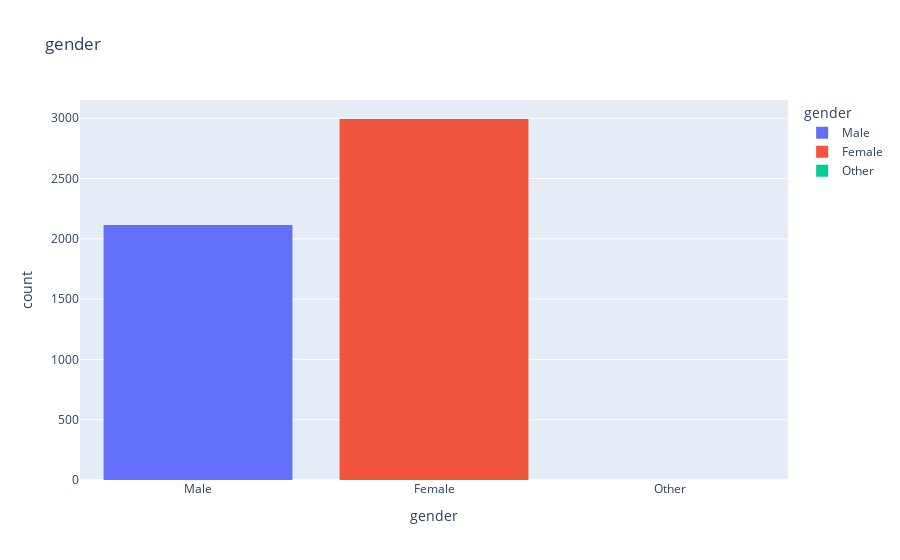
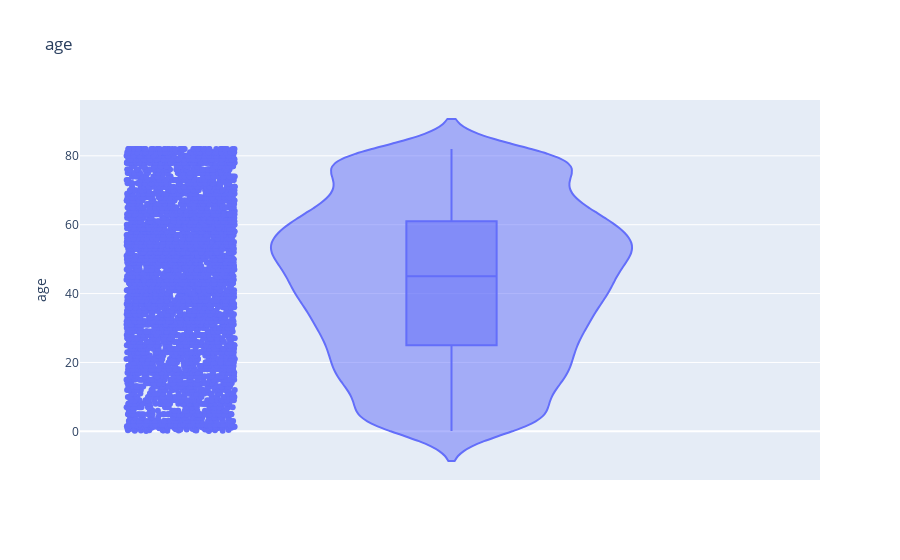
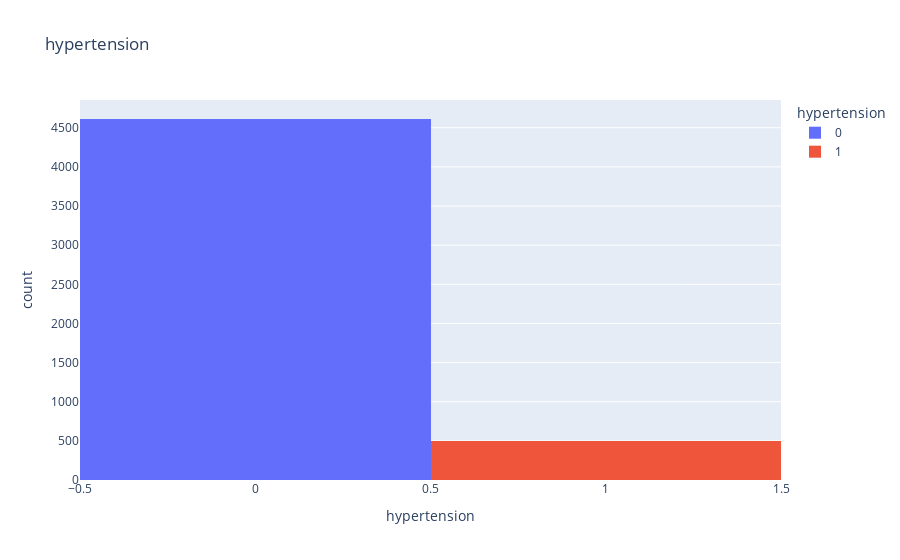
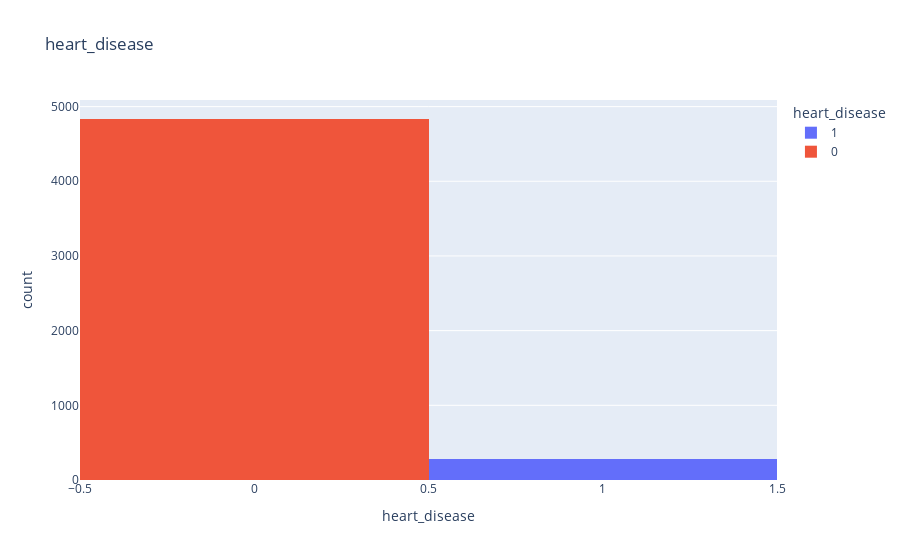

Source (notebook cell) for these figures, in order:
### Markdown cell above
### 2.1 Solution: Violin plots and histograms 

Consider you dataframe columns that are not the outcome variable. How are the measurements distributed? 

To study the distributions we want to make **violin plots** of variables, i.e. data columns, that are numeric and **histograms** of the variables that are strings/categorical. 

You can start by figuring out how to make a plot of the data in one column. Once you have that, make one plot for each column that is numeric or a string (except the outcome). This is a repetitive task, so it is ideally suited for a loop. 

When we plot in a loop, the next plot will overwrite the previous one. To avoid that, we will save the plots in a list. 

**Pro version**: Some columns are not actually predictors, such as a the ID column. You can identify these columns i.e. by seeing that each of their values is unique (this would be very unlikely for a measured variable). Skip them when making the plots.

### Code cell
plots = [] # Create an empty list to save all the plots

for column in data.columns: # for loop to iterate through all the columns
    if column == "id": # the id column is not necessary to plot since it is all unique values per row
        continue # the continue statement will skip the iteration and go to the next column
    elif data[column].dtype == 'int64' or data[column].dtype == 'float64': # by using the dtype method we can check the type of the column. If it is numeric, do a violin plot
        fig = px.violin(data, y=column, title = column, # make a violin plot with boxplot in the middle and show all data points. Also, add a title with the name of the variable
                        box = True, points = "all")
    else:
        fig = px.histogram(data, x=column, title = column, color = column) # make a histogram plot. Also, add a title with the name of the variable and separate by the different values
    plots.append(fig)
        

for fig in plots:
    fig.show()

### Figure 1 — Plotly figure (JSON) as saved in the notebook; plotly's stock layout.template omitted (floating-point values rounded to 4 significant figures; data arrays with more than 128 entries replaced by an {"elided": "..."} marker saying what was removed)
{"data": [{"alignmentgroup": "True", "bingroup": "x", "hovertemplate": "gender=%{x}<br>count=%{y}<extra></extra>", "legendgroup": "Male", "marker": {"color": "#636efa", "pattern": {"shape": ""}}, "name": "Male", "offsetgroup": "Male", "orientation": "v", "showlegend": true, "type": "histogram", "x": {"elided": "2115 str values"}, "xaxis": "x", "yaxis": "y"}, {"alignmentgroup": "True", "bingroup": "x", "hovertemplate": "gender=%{x}<br>count=%{y}<extra></extra>", "legendgroup": "Female", "marker": {"color": "#EF553B", "pattern": {"shape": ""}}, "name": "Female", "offsetgroup": "Female", "orientation": "v", "showlegend": true, "type": "histogram", "x": {"elided": "2994 str values"}, "xaxis": "x", "yaxis": "y"}, {"alignmentgroup": "True", "bingroup": "x", "hovertemplate": "gender=%{x}<br>count=%{y}<extra></extra>", "legendgroup": "Other", "marker": {"color": "#00cc96", "pattern": {"shape": ""}}, "name": "Other", "offsetgroup": "Other", "orientation": "v", "showlegend": true, "type": "histogram", "x": ["Other"], "xaxis": "x", "yaxis": "y"}], "layout": {"barmode": "relative", "legend": {"title": {"text": "gender"}, "tracegroupgap": 0}, "title": {"text": "gender"}, "xaxis": {"anchor": "y", "categoryarray": ["Male", "Female", "Other"], "categoryorder": "array", "domain": [0, 1], "title": {"text": "gender"}}, "yaxis": {"anchor": "x", "domain": [0, 1], "title": {"text": "count"}}}}

### Figure 2 — Plotly figure (JSON) as saved in the notebook; plotly's stock layout.template omitted (floating-point values rounded to 4 significant figures; data arrays with more than 128 entries replaced by an {"elided": "..."} marker saying what was removed)
{"data": [{"alignmentgroup": "True", "box": {"visible": true}, "hovertemplate": "age=%{y}<extra></extra>", "legendgroup": "", "marker": {"color": "#636efa"}, "name": "", "offsetgroup": "", "orientation": "v", "points": "all", "scalegroup": "True", "showlegend": false, "type": "violin", "x0": " ", "xaxis": "x", "y": {"elided": "5110 float values"}, "y0": " ", "yaxis": "y"}], "layout": {"legend": {"tracegroupgap": 0}, "title": {"text": "age"}, "violinmode": "group", "xaxis": {"anchor": "y", "domain": [0, 1]}, "yaxis": {"anchor": "x", "domain": [0, 1], "title": {"text": "age"}}}}

### Figure 3 — Plotly figure (JSON) as saved in the notebook; plotly's stock layout.template omitted (floating-point values rounded to 4 significant figures; data arrays with more than 128 entries replaced by an {"elided": "..."} marker saying what was removed)
{"data": [{"alignmentgroup": "True", "bingroup": "x", "hovertemplate": "hypertension=%{x}<br>count=%{y}<extra></extra>", "legendgroup": "0", "marker": {"color": "#636efa", "pattern": {"shape": ""}}, "name": "0", "offsetgroup": "0", "orientation": "v", "showlegend": true, "type": "histogram", "x": {"elided": "4612 int values"}, "xaxis": "x", "yaxis": "y"}, {"alignmentgroup": "True", "bingroup": "x", "hovertemplate": "hypertension=%{x}<br>count=%{y}<extra></extra>", "legendgroup": "1", "marker": {"color": "#EF553B", "pattern": {"shape": ""}}, "name": "1", "offsetgroup": "1", "orientation": "v", "showlegend": true, "type": "histogram", "x": {"elided": "498 int values"}, "xaxis": "x", "yaxis": "y"}], "layout": {"barmode": "relative", "legend": {"title": {"text": "hypertension"}, "tracegroupgap": 0}, "title": {"text": "hypertension"}, "xaxis": {"anchor": "y", "categoryarray": [0, 1], "categoryorder": "array", "domain": [0, 1], "title": {"text": "hypertension"}}, "yaxis": {"anchor": "x", "domain": [0, 1], "title": {"text": "count"}}}}

### Figure 4 — Plotly figure (JSON) as saved in the notebook; plotly's stock layout.template omitted (floating-point values rounded to 4 significant figures; data arrays with more than 128 entries replaced by an {"elided": "..."} marker saying what was removed)
{"data": [{"alignmentgroup": "True", "bingroup": "x", "hovertemplate": "heart_disease=%{x}<br>count=%{y}<extra></extra>", "legendgroup": "1", "marker": {"color": "#636efa", "pattern": {"shape": ""}}, "name": "1", "offsetgroup": "1", "orientation": "v", "showlegend": true, "type": "histogram", "x": {"elided": "276 int values"}, "xaxis": "x", "yaxis": "y"}, {"alignmentgroup": "True", "bingroup": "x", "hovertemplate": "heart_disease=%{x}<br>count=%{y}<extra></extra>", "legendgroup": "0", "marker": {"color": "#EF553B", "pattern": {"shape": ""}}, "name": "0", "offsetgroup": "0", "orientation": "v", "showlegend": true, "type": "histogram", "x": {"elided": "4834 int values"}, "xaxis": "x", "yaxis": "y"}], "layout": {"barmode": "relative", "legend": {"title": {"text": "heart_disease"}, "tracegroupgap": 0}, "title": {"text": "heart_disease"}, "xaxis": {"anchor": "y", "categoryarray": [1, 0], "categoryorder": "array", "domain": [0, 1], "title": {"text": "heart_disease"}}, "yaxis": {"anchor": "x", "domain": [0, 1], "title": {"text": "count"}}}}
